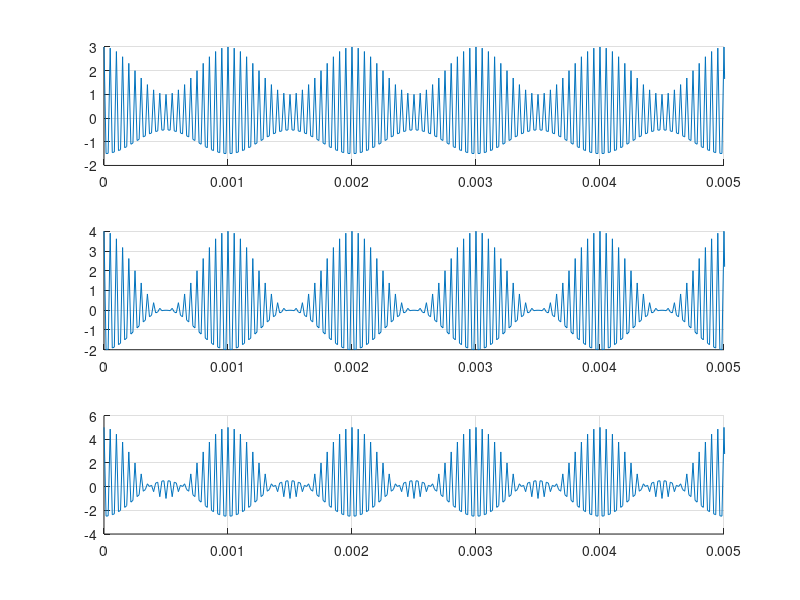

Reproduce this figure in MATLAB.
clear all; close all; clc;

fm= 1000;
Tm= 1/fm;

fc= 100000;
Tc= 1/fc;

fs = 60 * fm;
ts = 1/fs;

t = 0 : ts : 1;

m_t = cos(2*pi*fm*t);
%usar fc e não 10*f
c_t = cos(2*pi*fc*t);
Ao = 2;

% m = 0.5
sinal_modulado = (m_t.*c_t) + (Ao.*c_t);

% m = 1
m_t = 2*cos(2*pi*fm*t);
sinal_modulado2 = (m_t.*c_t) + (Ao.*c_t);

% m = 1.5
m_t = 3*cos(2*pi*fm*t);
sinal_modulado3 = (m_t.*c_t) + (Ao.*c_t);

figure;
subplot(3,1,1); hold on; grid on;
plot(t, sinal_modulado);
xlim([0 5*Tm]);

subplot(3,1,2); hold on; grid on;
plot(t, sinal_modulado2);
xlim([0 5*Tm]);

subplot(3,1,3); hold on; grid on;
plot(t, sinal_modulado3);
xlim([0 5*Tm]);